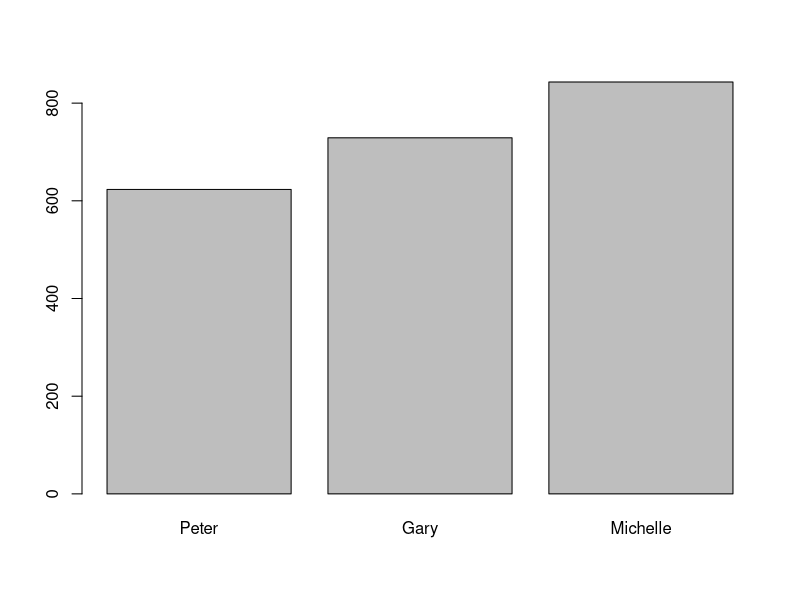
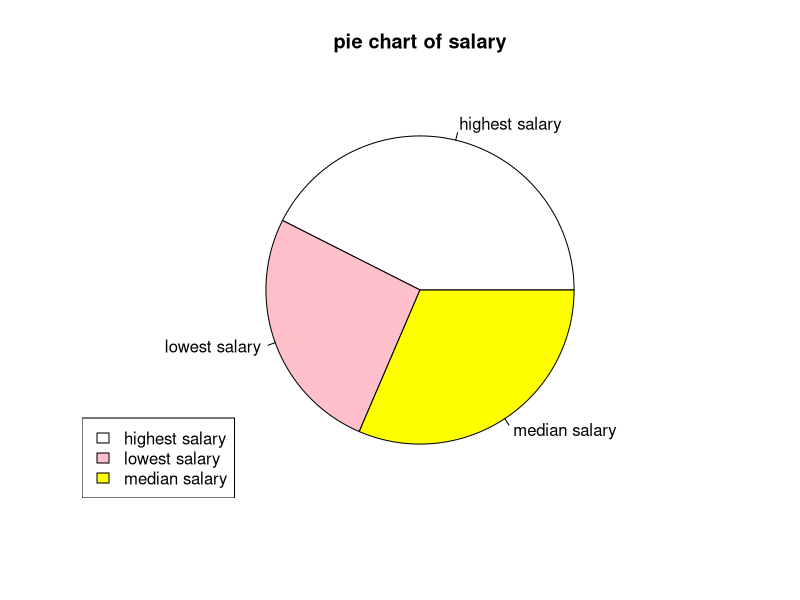

Write R code to recreate these figures, in order. (Note: a time limit stopped this script after it produced the figures.)
#Q1
matrix1 <- matrix(c(7,2,9,4,12,13),nrow=2,ncol=3)
matrix2 <- matrix(c(1,2,3,7,8,9,12,13,14,19,20,21),nrow=3,ncol=4)
matrix1
matrix2
#resulting matrix
matrix1%*%matrix2


#Q2
#a.Create a data frame
Data_Frame<-data.frame(
  id = c(1,2,3,4,5),
  name = c("Peter","Amy","Ryan","Gary","Michelle"),
  salary = c(623.30,515.20,611.00,729.00,843.25)
)
Data_Frame

#b.add a column of “department”
New_col_DF <- cbind(Data_Frame, department = c("IT","finance","computer science","statistics","Art"))
New_col_DF

#c.Extract 1st, 3rd, and 5th rows, with 2nd and 3rd columns, using c function. 
New_col_DF[c(1,3,5),c(2,3)]

#d.bar chart
barplot(New_col_DF[c(1,4,5),3],names.arg=New_col_DF[c(1,4,5),2])

#e.pie chart
x <- c(max(New_col_DF[,3]),min(New_col_DF[,3]),median(New_col_DF[,3]) )
median(New_col_DF[,3])
# if plot label is name
y<- c(New_col_DF[which.max(New_col_DF[,3]),2],New_col_DF[which.min(New_col_DF[,3]),2],New_col_DF[1,2])
# if plot label is "highest, lowest, median"
y<-c("highest salary","lowest salary","median salary")
colors<-c("white","pink","yellow")
pie(x, label =y,main ="pie chart of salary", col=colors )
legend("bottomleft", y,fill = colors)


#Q3
# First function: scorekeeper function in Python
# def scorekeeper(ai_win,player_win,result):
#    if (result == True):
#        player_win +=1
#        return ai_win,player_win
#    if (result == False):
#        ai_win +=1
#        return ai_win,player_win
#    else:
#        return ai_win,player_win
my_function <-function(ai_win,player_win,result){
  if (result == TRUE){
    player_win = player_win +1
    return(c("ai is",ai_win,"player is",player_win))
  }else if (result == FALSE){
    ai_win = ai_win +1
    return(c("ai is",ai_win,"player is",player_win))
  }else{
    return(c("ai is",ai_win,"player is",player_win))
  }
}
ai_win <-2
player_win <-3
result <- TRUE
my_function(ai_win,player_win,result)


# second function in python
# replay = input("play again? (yes/no)")
# while (replay != "yes" and replay != "no"):
#   print("the input is not valid, it should be one of 'yes' or 'no', please retype")
#   replay = input("play again? (yes/no)")

my_function2 <-function(replay){
  while(replay != "yes" & replay != "no"){
    print("the input is not valid, it should be one of 'yes' or 'no', please retype")
    replay<- readline(prompt="play again? (yes/no): ")
  }
}
replay <- readline(prompt="play again? (yes/no): ")
my_function2(replay)
print("finish")
